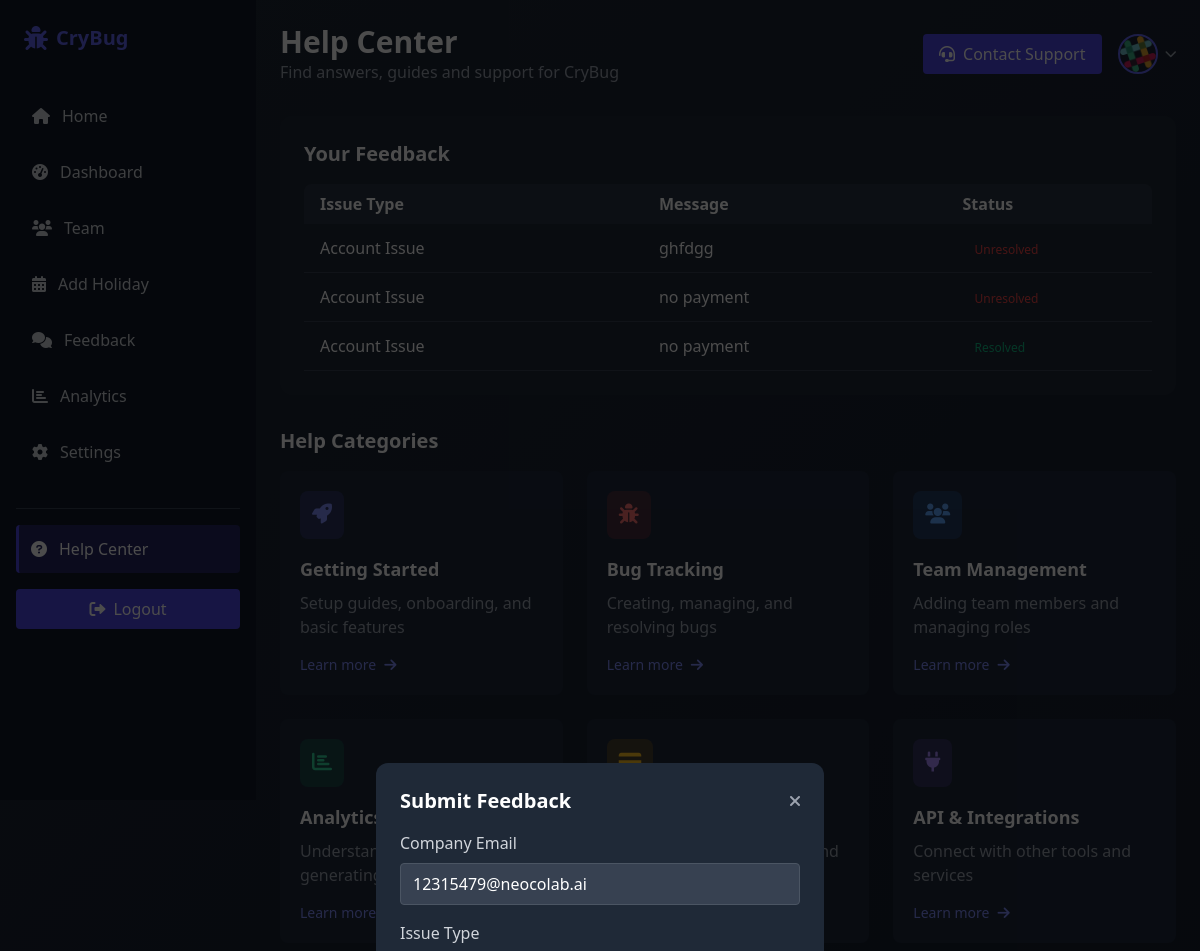
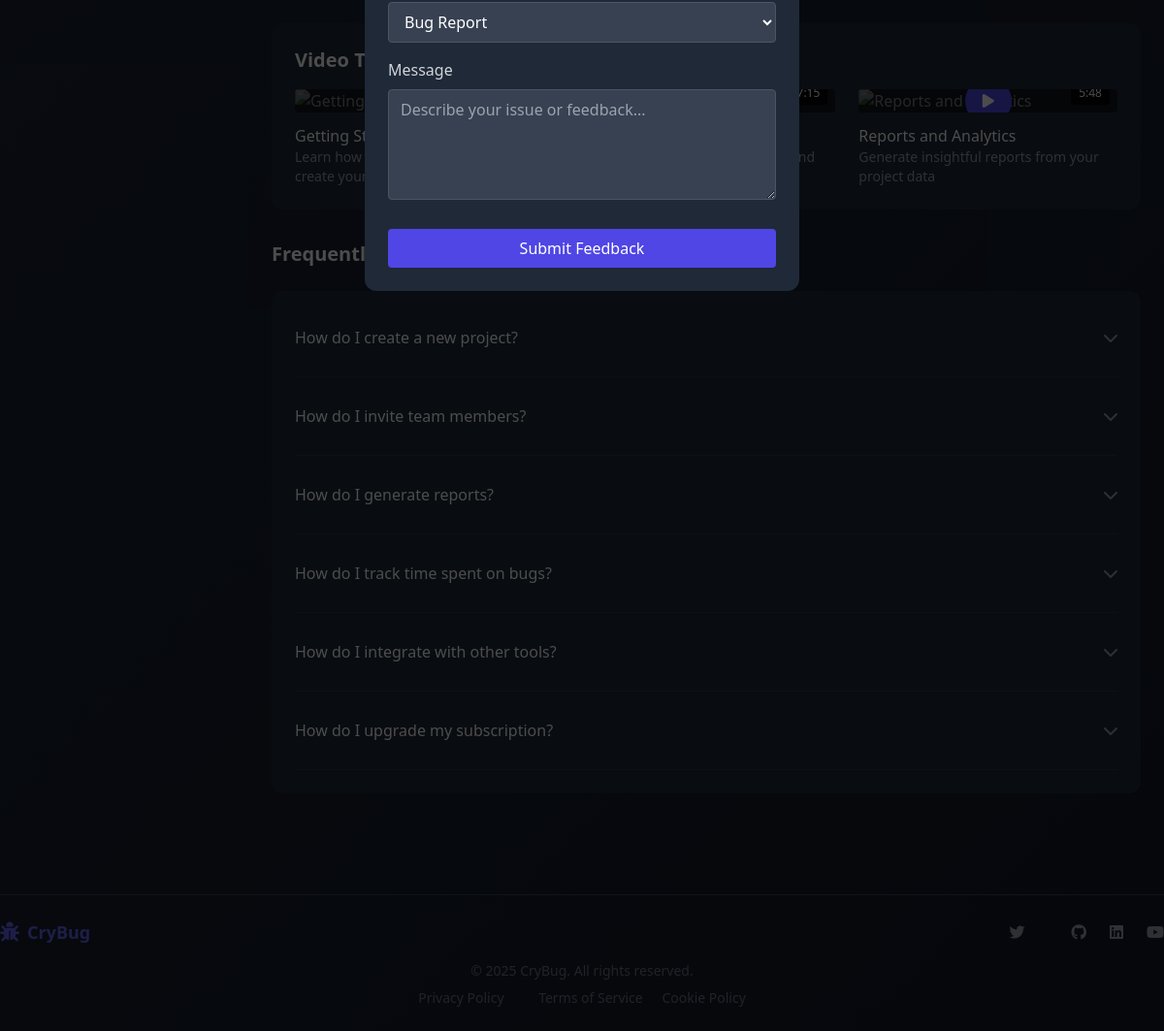
Screenshot of /companyProfile/help.php (signed in) with the database file from the repository (2 pictures, top to bottom).
### tables this page shows
CREATE TABLE `admin_feedback` (
  `a_id` int NOT NULL,
  `a_cmp_id` varchar(255) DEFAULT NULL,
  `a_message` text NOT NULL,
  `a_issue_type` varchar(255) NOT NULL,
  `a_is_resolved` int DEFAULT '0',
  `a_email` varchar(255) NOT NULL
);

CREATE TABLE `company` (
  `cmp_id` varchar(14) NOT NULL,
  `cmp_name` varchar(255) NOT NULL,
  `cmp_descp` varchar(500) NOT NULL,
  `cmp_pincode` varchar(10) NOT NULL,
  `cmp_mail` varchar(255) NOT NULL,
  `cmp_phone` varchar(13) NOT NULL,
  `cmp_password` varchar(255) NOT NULL,
  `cmp_logo` varchar(1000) NOT NULL,
  `cmp_address` varchar(600) NOT NULL,
  `cmp_clients` int DEFAULT NULL,
  `github` varchar(1000) DEFAULT '#',
  `linkedin` varchar(1000) DEFAULT '#',
  `x` varchar(1000) DEFAULT '#'
);

### companyProfile/help.php (the view, shortened to what the rows shown need)
<?php
include "connection.php";
$companyId = $_SESSION['cmp_id'] ?? '';
if (!empty($companyId)) {
    $companyQuery = "SELECT * FROM company WHERE cmp_id = '$companyId'";
    $companyResult = $con->query($companyQuery);
    if ($companyResult && $companyResult->num_rows > 0) {
        $companyData = $companyResult->fetch_assoc();
        $companyEmail = $companyData['cmp_mail'] ?? 'company@example.com';
    }
}
$feedbackQuery = "SELECT * FROM admin_feedback WHERE a_cmp_id = '$companyId' ORDER BY a_id DESC";
$feedbackResult = $con->query($feedbackQuery);
?>
<!DOCTYPE html>
<html lang="en">
<head>
  <link rel="stylesheet" href="https://cdnjs.cloudflare.com/ajax/libs/tailwindcss/2.2.19/tailwind.min.css">
  <link rel="stylesheet" href="https://cdnjs.cloudflare.com/ajax/libs/font-awesome/6.0.0-beta3/css/all.min.css">
  <link rel="stylesheet" href="dashboard.css">
  <link rel="stylesheet" href="../src/output.css">
</head>
<body class="bg-black bg-gradient-custom text-white min-h-screen font-sans antialiased">
  <div class="flex flex-col md:flex-row">
    <aside class="sidebar w-64 bg-gray-900 p-4 md:h-screen transition-all" id="sidebar">
      <div class="flex items-center justify-between mb-8 p-2">
        <div class="flex items-center">
          <h1 class="text-xl font-bold text-indigo-500">CryBug</h1>
        </div>
      </div>
    </aside>
    <main class="md:ml-64 lg:ml-64 flex-1 p-4 md:p-6 transition-all">
      <div class="flex flex-col md:flex-row justify-between items-start md:items-center mb-8">
        <div>
          <h1 class="text-2xl md:text-3xl font-bold">Help Center</h1>
        </div>
      </div>
      <div class="bg-gray-800 rounded-xl p-6 mb-8">
        <h2 class="text-xl font-semibold mb-4">Your Feedback</h2>
        <?php if($feedbackResult && $feedbackResult->num_rows > 0): ?>
        <div class="overflow-x-auto">
          <table class="w-full table-auto">
            <thead>
              <tr class="text-left bg-gray-700 bg-opacity-50">
                <th class="px-4 py-2 rounded-tl-lg">Issue Type</th>
                <th class="px-4 py-2">Message</th>
                <th class="px-4 py-2 rounded-tr-lg">Status</th>
              </tr>
            </thead>
            <tbody>
              <?php while($feedback = $feedbackResult->fetch_assoc()): ?>
              <tr class="border-b border-gray-700">
                <td class="px-4 py-3"><?php echo htmlspecialchars($feedback['a_issue_type']); ?></td>
                <td class="px-4 py-3"><?php echo htmlspecialchars($feedback['a_message']); ?></td>
                <td class="px-4 py-3">
                  <?php if($feedback['a_is_resolved'] == 1): ?>
                    <span class="status-badge status-resolved">Resolved</span>
                  <?php else: ?>
                    <span class="status-badge status-unresolved">Unresolved</span>
                  <?php endif; ?>
                </td>
              </tr>
              <?php endwhile; ?>
            </tbody>
          </table>
        </div>
        <?php else: ?>
        <p class="text-gray-400">You haven't submitted any feedback yet.</p>
        <?php endif; ?>
      </div>
      <h2 class="text-xl font-semibold mb-4">Help Categories</h2>
      <div class="bg-gray-800 rounded-xl p-6 mb-8">
        <div class="flex justify-between items-center mb-4">
          <h2 class="text-xl font-semibold">Video Tutorials</h2>
        </div>
      </div>
      <div id="feedbackModal" class="fixed inset-0 bg-black bg-opacity-70 flex items-center justify-center z-50">
        <div class="bg-gray-800 rounded-xl p-6 w-full max-w-md">
          <div class="flex justify-between items-center mb-4">
            <h2 class="text-xl font-semibold">Submit Feedback</h2>
          </div>
          <form action="" method="POST">
            <div class="mb-4">
              <label class="block text-gray-300 mb-2">Company Email</label>
              <input type="email" name="email" value="<?php echo htmlspecialchars($companyEmail); ?>" class="w-full bg-gray-700 border border-gray-600 rounded px-3 py-2 text-white" readonly>
            </div>
          </form>
        </div>
      </div>
      <h2 class="text-xl font-semibold mb-6">Frequently Asked Questions</h2>
      </div>
</body>
</html>

### rows the page displays
admin_feedback: a_issue_type "Account Issue", a_message "ghfdgg", a_is_resolved "Unresolved"
admin_feedback: a_issue_type "Account Issue", a_message "no payment", a_is_resolved "Unresolved"
admin_feedback: a_issue_type "Account Issue", a_message "no payment", a_is_resolved "Resolved"
company: email "12315479@neocolab.ai"
